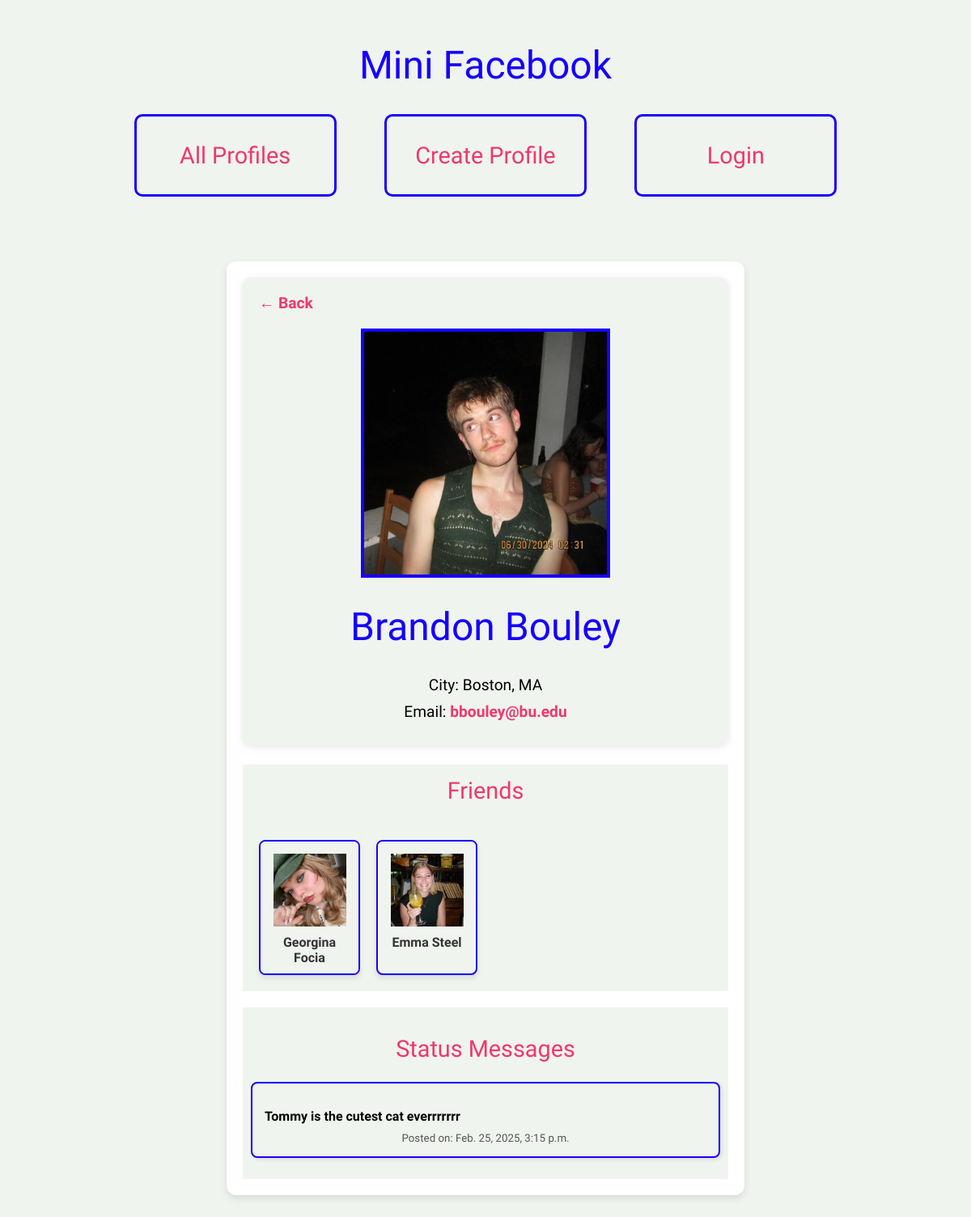
The app's page /mini_fb/profile/4, older data.
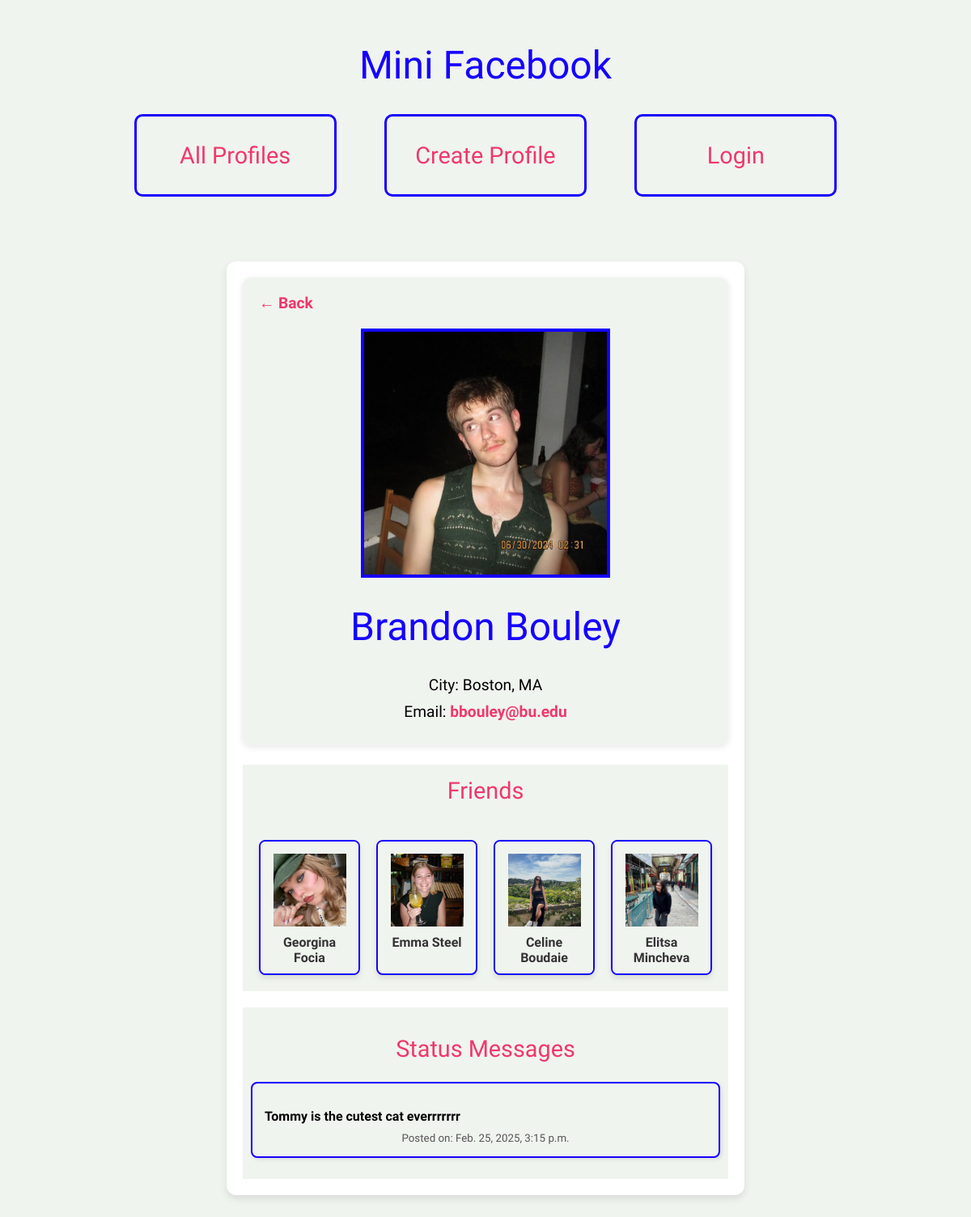
The same page, newer data.
### mini_fb/models.py (models this page shows, shortened)
class Profile(models.Model):
    first_name = models.CharField(max_length=50)    # user's first name
    last_name = models.CharField(max_length=50)     # user's last name
    city = models.CharField(max_length=100)         # city of residence
    email = models.EmailField(unique=True)          # unique email for each profile
    image_file = models.ImageField(blank=True)      # profile pic image upload
    user = models.ForeignKey(User, on_delete=models.CASCADE)
    def get_status_messages(self):
        return self.status_messages.all().order_by('-timestamp')
    def get_absolute_url(self):
        return reverse('profile', kwargs={'pk':self.pk})
    def get_friends(self):
        friends = Friend.objects.filter(
            models.Q(profile1=self) | models.Q(profile2=self)
        )
        friends_profiles = []
        for friend in friends:
            if friend.profile1 != self:
                friends_profiles.append(friend.profile1)
            if friend.profile2 != self:
                friends_profiles.append(friend.profile2)
        return friends_profiles

class StatusMessage(models.Model):
    timestamp = models.DateTimeField(auto_now_add=True) # timestamp of message creation
    message = models.TextField()    # the actual status emssage content
    profile = models.ForeignKey(Profile, on_delete=models.CASCADE, related_name="status_messages")  # link the status message to the associated profile
    def get_images(self):
        return Image.objects.filter(status_images__status_message=self)

### mini_fb/views.py (the view)
# urls.py: path(r'profile/<int:pk>', ProfileView.as_view(), name="profile"),
class ProfileView(BaseView, DetailView):
    model = Profile
    template_name = "mini_fb/profile.html"
    context_object_name = "profile"

### mini_fb/views.py (called while the page is built)
    def get_context_data(self, **kwargs):
            context = super().get_context_data(**kwargs)
            if self.request.user.is_authenticated:
                logged_in_profile = Profile.objects.filter(user=self.request.user).first()
                context['logged_in_profile'] = logged_in_profile
            return context

### mini_fb/templates/mini_fb/profile.html (shortened to what this page needs)
{% extends 'mini_fb/base.html' %}
{% block content %}
<div class="profile-container">
    <div class="profile-card">
        <a href="{% url 'show_all_profiles' %}" class="back-button">&larr; Back</a>
        <div class="profile-info">
            <div class="profile-image">
                {% if profile.image_file %}
                <img src="{{ profile.image_file.url }}" alt="Profile Image">
                {% else %}
                <span class="no-image">No Image Available</span>
                {% endif %}
            </div>
            <h1>{{ profile.first_name }} {{ profile.last_name }}</h1>
            <p class="city"><strong>City:</strong> {{ profile.city }}</p>
            <p class="email"><strong>Email:</strong> <a href="mailto:{{ profile.email }}">{{ profile.email }}</a></p>
        </div>
    </div>
    <div class="friends-list">
        <h2>Friends</h2>
        {% if profile.get_friends %}
        <div class="friend-cards">
            {% for friend in profile.get_friends %}
            <div class="friend-card">
                <a href="{{ friend.get_absolute_url }}">
                    <div class="friend-image">
                        <img src="{{ friend.image_file.url }}"
                            alt="{{ friend.first_name }} {{ friend.last_name }}'s profile photo">
                    </div>
                    <div class="friend-name">
                        <p>{{ friend.first_name }} {{ friend.last_name }}</p>
                    </div>
                </a>
            </div>
            {% endfor %}
        </div>
        {% else %}
        <p>No friends available.</p>
        {% endif %}
    </div>
    <div class="status-messages">
        <h2>Status Messages</h2>
        {% if profile.get_status_messages %}
        <ul>
            {% for status in profile.get_status_messages %}
            <li>
                <p>{{ status.message }}</p>
                <small>Posted on: {{ status.timestamp }}</small>
            </li>
            {% endfor %}
        </ul>
        {% else %}
        <p>No status messages available.</p>
        {% endif %}
    </div>
</div>
{% endblock %}

### mini_fb/templates/mini_fb/base.html (shortened to what this page needs)
{% load static %}
<html>
<head>
    <link rel="stylesheet" href="{% static 'mini-fb-styles.css' %}">
</head>
<body>
    <header>
        <a href="{% url 'show_all_profiles' %}">
            <h1 class="underline">Mini Facebook</h1>
        </a>
    </header>
    <div class="container">
        <div class="top-menu">
            <ul>
                <li class="{% if request.path == '/mini_fb/' %}active{% endif %}">
                    <a href="{% url 'show_all_profiles' %}">
                        <h2>All Profiles</h2>
                    </a>
                </li>
                <li class="{% if '/create_profile' in request.path %}active{% endif %}">
                    <a href="{% url 'create_profile_form' %}">
                        <h2>Create Profile</h2>
                    </a>
                </li>
                <li>
                    {% if request.user.is_authenticated %}
                    <a href="{% url 'logout' %}">
                        <h2>Logout</h2>
                    </a>
                    {% else %}
                    <a href="{% url 'login' %}">
                        <h2>Login</h2>
                    </a>
                    {% endif %}
                </li>
            </ul>
        </div>
    </div>
    {% block content %}
    {% endblock %}
</body>
</html>

### static/mini-fb-styles.css (style rules this page uses)
* { font-family: "Inconsolata", serif; font-optical-sizing: auto; font-weight: 400; font-style: normal; font-variation-settings: "wdth" 100; background-color: #F0F4EF; }
body { margin: 20px; }
h1 { font-family: "Inconsolata", serif; font-optical-sizing: auto; font-weight: 500; font-style: normal; font-variation-settings: "wdth" 100; color: #1500ff; font-size: 3em; }
.underline { position: relative; display: inline-block; }
.underline::before { content: ''; position: absolute; bottom: 0; left: 0; width: 100%; height: 3px; background: #F0386B; transform: scaleX(0); transform-origin: bottom right; transition: transform 0.4s ease-out; }
header { text-align: center; }
h2 { color: #F0386B; font-weight: 500; font-size: 1.8em; }
.container { width: 80%; margin: 0 auto; text-align: center; }
a { text-decoration: none; color: inherit; }
.profile-container { max-width: 600px; margin: 50px auto; padding: 20px; background: white; border-radius: 12px; box-shadow: 0px 4px 10px rgba(0, 0, 0, 0.1); text-align: center; }
.profile-image img { width: 300px; height: 300px; object-fit: cover; border: 4px solid #1500ff; }
.profile-card { background: #F0F4EF; padding: 20px; border-radius: 10px; box-shadow: 0px 2px 8px rgba(0, 0, 0, 0.1); text-align: left; }
.profile-info { text-align: center; }
.profile-card p { font-size: 1.2em; margin: 10px 0; }
.profile-card a { color: #F0386B; font-weight: bold; text-decoration: none; }
.back-button { text-decoration: none; color: #F0386B; font-weight: bold; font-size: 1.2em; margin-bottom: 20px; display: inline-block; }
.top-menu ul { display: flex; justify-content: space-around; padding: 0; margin: 0; list-style-type: none; }
.top-menu li { margin-bottom: 30px; border: 3px solid #1500ff; border-radius: 10px; box-sizing: border-box; padding: 7px; width: 250px; transition: background-color 0.3s ease; }
.top-menu a { text-decoration: none; color: inherit; }
.status-messages { padding: 10px; }
.status-messages { margin-top: 20px; }
.status-messages ul { list-style-type: none; padding: 0; }
.status-messages li { border: 2px solid #1500ff; padding: 15px; margin-bottom: 15px; border-radius: 8px; box-shadow: 2px 2px 5px rgba(0, 0, 0, 0.1); }
.status-messages p { font-size: 16px; font-weight: bold; margin-bottom: 10px; text-align: left; }
.status-messages small { color: #555; display: block; margin-top: 10px; }
.friend-cards { display: grid; grid-template-columns: repeat(4, 1fr); gap: 20px; padding: 20px; }
.friend-card { border: 2px solid #1500ff; border-radius: 8px; overflow: hidden; box-shadow: 0 4px 6px rgba(0, 0, 0, 0.1); transition: transform 0.3s ease; }
.friend-image img { width: 90px; height: 90px; object-fit: cover; margin-top: 15px; }
.friend-name { padding: 10px; }
.friend-name p { margin: 0; font-weight: bold; color: #333; }

Row changes from the older to the newer data that the page shows:
now on this page (row edited): Profile: image_file (picture), first_name "Celine", last_name "Boudaie"
added Profile: image_file (picture), first_name "Elitsa", last_name "Mincheva"
